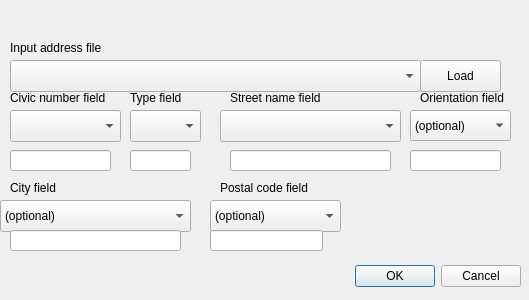
<?xml version="1.0" encoding="UTF-8"?>
<ui version="4.0">
 <class>IncidentInfoDialogBase</class>
 <widget class="QDialog" name="IncidentInfoDialogBase">
  <property name="geometry">
   <rect>
    <x>0</x>
    <y>0</y>
    <width>529</width>
    <height>300</height>
   </rect>
  </property>
  <property name="windowTitle">
   <string>Incident information</string>
  </property>
  <widget class="QDialogButtonBox" name="button_box">
   <property name="geometry">
    <rect>
     <x>350</x>
     <y>260</y>
     <width>171</width>
     <height>32</height>
    </rect>
   </property>
   <property name="orientation">
    <enum>Qt::Horizontal</enum>
   </property>
   <property name="standardButtons">
    <set>QDialogButtonBox::Cancel|QDialogButtonBox::Ok</set>
   </property>
  </widget>
  <widget class="QLabel" name="civic_num">
   <property name="geometry">
    <rect>
     <x>10</x>
     <y>90</y>
     <width>111</width>
     <height>16</height>
    </rect>
   </property>
   <property name="text">
    <string>Civic number field</string>
   </property>
  </widget>
  <widget class="QLabel" name="Input_file">
   <property name="geometry">
    <rect>
     <x>10</x>
     <y>40</y>
     <width>211</width>
     <height>16</height>
    </rect>
   </property>
   <property name="text">
    <string>Input address file</string>
   </property>
  </widget>
  <widget class="QComboBox" name="comboBox_layer">
   <property name="geometry">
    <rect>
     <x>10</x>
     <y>60</y>
     <width>411</width>
     <height>32</height>
    </rect>
   </property>
  </widget>
  <widget class="QComboBox" name="comboBox_city">
   <property name="geometry">
    <rect>
     <x>0</x>
     <y>200</y>
     <width>191</width>
     <height>32</height>
    </rect>
   </property>
   <item>
    <property name="text">
     <string>(optional)</string>
    </property>
   </item>
  </widget>
  <widget class="QLabel" name="street_name">
   <property name="geometry">
    <rect>
     <x>230</x>
     <y>90</y>
     <width>111</width>
     <height>16</height>
    </rect>
   </property>
   <property name="text">
    <string>Street name field</string>
   </property>
  </widget>
  <widget class="QComboBox" name="comboBox_stname">
   <property name="geometry">
    <rect>
     <x>220</x>
     <y>110</y>
     <width>181</width>
     <height>32</height>
    </rect>
   </property>
  </widget>
  <widget class="QLabel" name="city">
   <property name="geometry">
    <rect>
     <x>10</x>
     <y>180</y>
     <width>101</width>
     <height>16</height>
    </rect>
   </property>
   <property name="text">
    <string>City field</string>
   </property>
  </widget>
  <widget class="QComboBox" name="comboBox_civicnum">
   <property name="geometry">
    <rect>
     <x>10</x>
     <y>110</y>
     <width>111</width>
     <height>32</height>
    </rect>
   </property>
  </widget>
  <widget class="QComboBox" name="comboBox_orient">
   <property name="geometry">
    <rect>
     <x>410</x>
     <y>110</y>
     <width>101</width>
     <height>31</height>
    </rect>
   </property>
   <item>
    <property name="text">
     <string>(optional)</string>
    </property>
   </item>
  </widget>
  <widget class="QLabel" name="orientation">
   <property name="geometry">
    <rect>
     <x>420</x>
     <y>90</y>
     <width>101</width>
     <height>16</height>
    </rect>
   </property>
   <property name="text">
    <string>Orientation field</string>
   </property>
  </widget>
  <widget class="QLabel" name="label_2">
   <property name="geometry">
    <rect>
     <x>220</x>
     <y>180</y>
     <width>121</width>
     <height>16</height>
    </rect>
   </property>
   <property name="text">
    <string>Postal code field</string>
   </property>
  </widget>
  <widget class="QComboBox" name="comboBox_postal">
   <property name="geometry">
    <rect>
     <x>210</x>
     <y>200</y>
     <width>131</width>
     <height>32</height>
    </rect>
   </property>
   <item>
    <property name="text">
     <string>(optional)</string>
    </property>
   </item>
  </widget>
  <widget class="QComboBox" name="comboBox_type">
   <property name="geometry">
    <rect>
     <x>130</x>
     <y>110</y>
     <width>71</width>
     <height>32</height>
    </rect>
   </property>
  </widget>
  <widget class="QLabel" name="str_type">
   <property name="geometry">
    <rect>
     <x>130</x>
     <y>90</y>
     <width>71</width>
     <height>16</height>
    </rect>
   </property>
   <property name="text">
    <string>Type field</string>
   </property>
  </widget>
  <widget class="QPushButton" name="pushButton">
   <property name="geometry">
    <rect>
     <x>420</x>
     <y>60</y>
     <width>81</width>
     <height>32</height>
    </rect>
   </property>
   <property name="text">
    <string>Load</string>
   </property>
  </widget>
  <widget class="QLineEdit" name="lineEdit">
   <property name="geometry">
    <rect>
     <x>10</x>
     <y>150</y>
     <width>101</width>
     <height>21</height>
    </rect>
   </property>
  </widget>
  <widget class="QLineEdit" name="lineEdit_2">
   <property name="geometry">
    <rect>
     <x>130</x>
     <y>150</y>
     <width>61</width>
     <height>21</height>
    </rect>
   </property>
  </widget>
  <widget class="QLineEdit" name="lineEdit_3">
   <property name="geometry">
    <rect>
     <x>230</x>
     <y>150</y>
     <width>161</width>
     <height>21</height>
    </rect>
   </property>
  </widget>
  <widget class="QLineEdit" name="lineEdit_4">
   <property name="geometry">
    <rect>
     <x>410</x>
     <y>150</y>
     <width>91</width>
     <height>21</height>
    </rect>
   </property>
  </widget>
  <widget class="QLineEdit" name="lineEdit_5">
   <property name="geometry">
    <rect>
     <x>10</x>
     <y>230</y>
     <width>171</width>
     <height>21</height>
    </rect>
   </property>
  </widget>
  <widget class="QLineEdit" name="lineEdit_6">
   <property name="geometry">
    <rect>
     <x>210</x>
     <y>230</y>
     <width>113</width>
     <height>21</height>
    </rect>
   </property>
  </widget>
 </widget>
 <resources/>
 <connections>
  <connection>
   <sender>button_box</sender>
   <signal>accepted()</signal>
   <receiver>IncidentInfoDialogBase</receiver>
   <slot>accept()</slot>
   <hints>
    <hint type="sourcelabel">
     <x>20</x>
     <y>20</y>
    </hint>
    <hint type="destinationlabel">
     <x>20</x>
     <y>20</y>
    </hint>
   </hints>
  </connection>
  <connection>
   <sender>button_box</sender>
   <signal>rejected()</signal>
   <receiver>IncidentInfoDialogBase</receiver>
   <slot>reject()</slot>
   <hints>
    <hint type="sourcelabel">
     <x>20</x>
     <y>20</y>
    </hint>
    <hint type="destinationlabel">
     <x>20</x>
     <y>20</y>
    </hint>
   </hints>
  </connection>
 </connections>
</ui>
